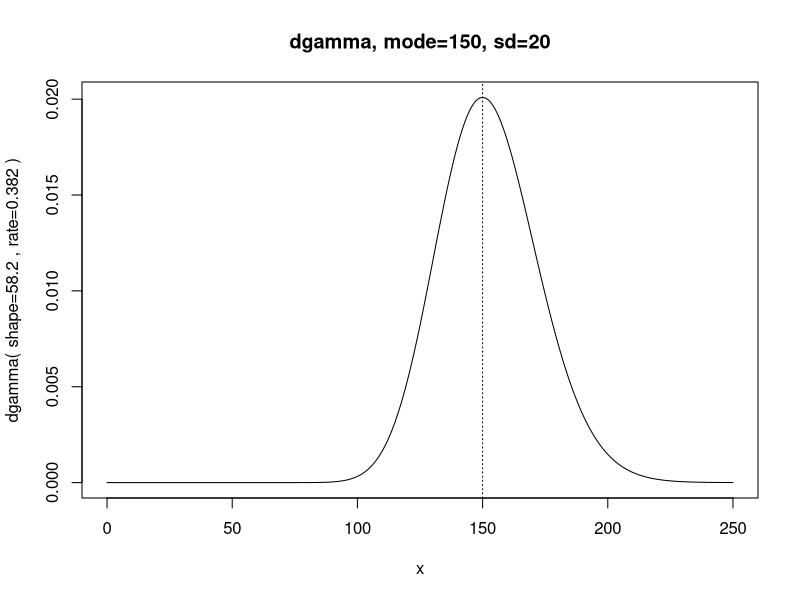

Source code (R):
#gamma prior

# Specify desired mode and sd of gamma distribution:
mode = 150
sd = 20

# Here are the corresponding rate and shape parameter values:
ra = ( mode + sqrt( mode^2 + 4*sd^2 ) ) / ( 2 * sd^2 )
sh = 1 + mode * ra 

show(sh)
show(ra)

# Graph it:
x = seq(0,mode+5*sd,len=1001)
plot( x , dgamma( x , shape=sh , rate=ra ) , type="l" , 
      main=paste("dgamma, mode=",mode,", sd=",sd,sep="") ,
      ylab=paste("dgamma( shape=",signif(sh,3)," , rate=",signif(ra,3)," )",
                 sep="") )
abline( v=mode , lty="dotted" )